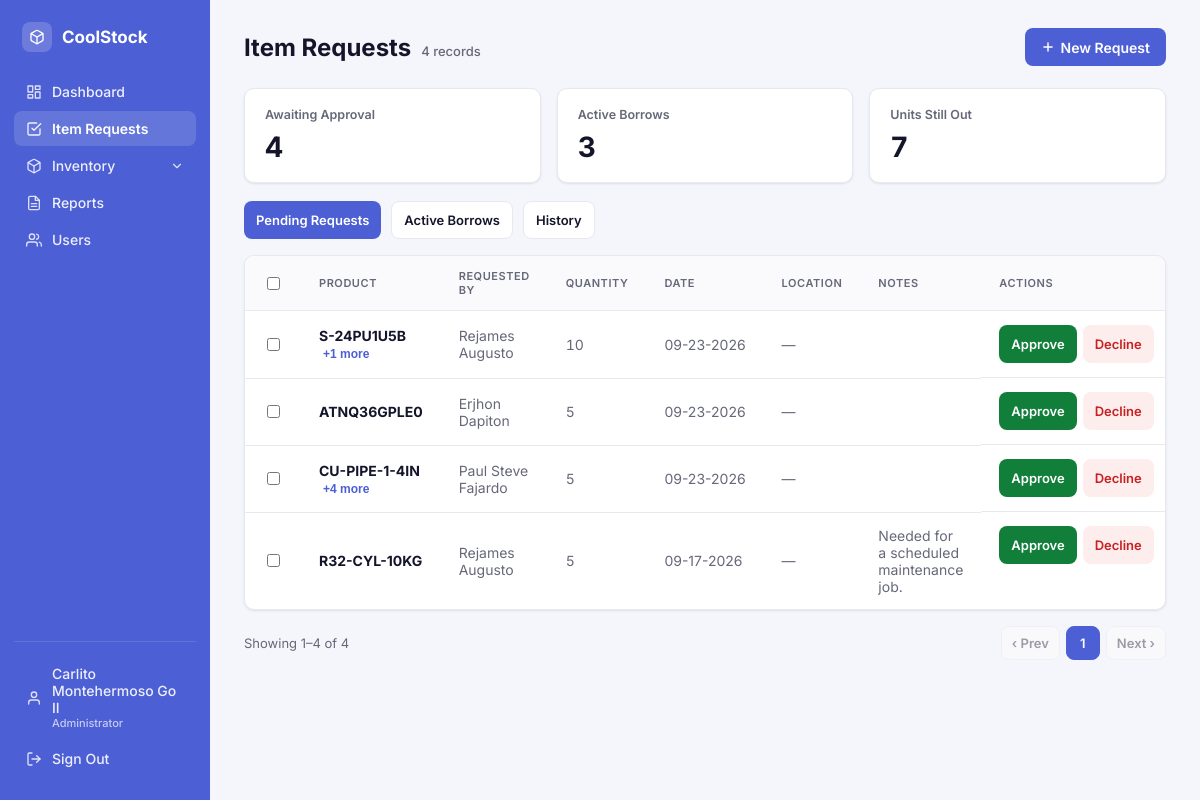
Page /index.php?module=requests&action=index (signed in) on the committed database.
### tables this page shows
CREATE TABLE `transactions` (
  `transaction_id` int(11) NOT NULL,
  `item_id` int(11) DEFAULT NULL,
  `location_id` int(11) DEFAULT NULL,
  `to_location_id` int(11) DEFAULT NULL,
  `transaction_type` enum('item_request','borrow','return','stock_in','stock_out','delivery','transfer') NOT NULL,
  `reference_number` varchar(20) DEFAULT NULL,
  `manually_added` tinyint(1) NOT NULL DEFAULT 0,
  `quantity` int(11) NOT NULL,
  `serial_number` varchar(100) DEFAULT NULL,
  `transaction_date` date DEFAULT NULL,
  `technician_name` varchar(100) DEFAULT NULL,
  `user_id` int(11) DEFAULT NULL,
  `supplier_name` varchar(150) DEFAULT NULL,
  `notes` text DEFAULT NULL,
  `source` enum('manual','auto') NOT NULL DEFAULT 'manual',
  `status` enum('pending','active','completed','declined') NOT NULL DEFAULT 'completed',
  `related_transaction_id` int(11) DEFAULT NULL,
  `damaged_quantity` int(11) DEFAULT NULL,
  `created_at` timestamp NOT NULL DEFAULT current_timestamp()
);

CREATE TABLE `inventory_items` (
  `item_id` int(11) NOT NULL,
  `category_id` int(11) DEFAULT NULL,
  `brand_id` int(11) DEFAULT NULL,
  `item_type_id` int(11) DEFAULT NULL,
  `model` varchar(100) NOT NULL,
  `energy_rating` varchar(20) DEFAULT NULL,
  `monthly_consumption` decimal(10,2) DEFAULT NULL,
  `cooling_capacity` varchar(50) DEFAULT NULL,
  `refrigerant` varchar(50) DEFAULT NULL,
  `installation_type` varchar(50) DEFAULT NULL,
  `power_input` varchar(50) DEFAULT NULL,
  `year` int(11) DEFAULT NULL,
  `image_path` varchar(255) DEFAULT NULL
);

### Views/requests/index.php (the view, shortened to what the rows shown need)
<?php
$tab = $_GET['tab'] ?? 'pending';
$isStaff = has_role('admin', 'warehouse_staff');
$isTechnician = has_role('technician');
if (!($ajaxFragment ?? false)) {
    require __DIR__ . '/../partials/header.php';
}
?>
        <?php if (!($ajaxFragment ?? false)): ?>
        <div class="page-header">
            <div class="page-title-group">
                <h1 class="page-title">Item Requests</h1>
            </div>
        </div>
        <?php endif; ?>
        <div id="requestsListContainer" data-ajax-list data-ajax-var="">
        <div class="table-card">
            <table id="requestsTable">
                <?php if ($tab === 'pending'): ?>
                <thead>
                    <tr>
                        <?php if ($isStaff): ?><th style="width:34px;"><input type="checkbox" id="pendingSelectAll" onchange="togglePendingSelectAll(this)"></th><?php endif; ?>
                        <th>Product</th>
                        <?php if (!$isTechnician): ?><th>Requested By</th><?php endif; ?>
                        <th>Quantity</th>
                        <th class="cell-nowrap">Date</th>
                        <th>Location</th>
                        <th>Notes</th>
                        <?php if ($isStaff): ?><th style="width:170px;">Actions</th><?php endif; ?>
                    </tr>
                </thead>
                <tbody>
                    <?php $pendingCols = 5 + ($isTechnician ? 0 : 1) + ($isStaff ? 2 : 0); ?>
                    <?php if (empty($requests)): ?>
                        <tr class="empty-row"><td colspan="<?= $pendingCols ?>">
                            <?= $isTechnician
                                ? 'You have no requests waiting for approval.'
                                : 'No pending requests.' ?>
                        </td></tr>
                    <?php else: ?>
                        <?php foreach ($requests as $r): ?>
                            <?php
                            $lineCount = (int) ($r['line_count'] ?? 1);
                            $isBatch = $lineCount > 1;
                            $displayName = htmlspecialchars($r['model'] ?? 'Unknown product');
                            $actionLabel = $isBatch ? ($lineCount . ' items') : ($r['model'] ?? 'this item');
                            ?>
                            <tr>
                                <?php if ($isStaff): ?>
                                <td><input type="checkbox" class="pending-request-check" value="<?= (int) $r['transaction_id'] ?>" data-item-type-id="<?= (int) ($r['item_type_id'] ?? 0) ?>" data-is-batch="<?= $isBatch ? '1' : '0' ?>" onchange="syncBulkApproveBar()"></td>
                                <?php endif; ?>
                                <td>
                                    <strong><?= $displayName ?></strong>
                                    <?php if ($isBatch): ?>
                                        <button type="button" class="text-link" style="background:none;border:none;padding:0;margin-left:4px;font-size:12px;cursor:pointer;"
                                                onclick="openRequestBatchModal(<?= htmlspecialchars(json_encode($r['reference_number']), ENT_QUOTES) ?>, <?= $lineCount ?>, <?= htmlspecialchars(json_encode($r['requested_by_name'] ?? $r['technician_name'] ?? ''), ENT_QUOTES) ?>)">+<?= $lineCount - 1 ?> more</button>
                                    <?php endif; ?>
                                </td>
                                <?php if (!$isTechnician): ?>
                                <td class="cell-muted"><?= htmlspecialchars($r['requested_by_name'] ?? $r['technician_name'] ?? '—') ?></td>
                                <?php endif; ?>
                                <td class="cell-id"><?= (int) $r['total_quantity'] ?></td>
                                <td class="cell-muted cell-nowrap"><?= htmlspecialchars(format_datetime($r['transaction_date'])) ?></td>
                                <td class="cell-muted"><?= htmlspecialchars($r['location_name'] ?? '—') ?></td>
                                <td class="cell-muted"><?= htmlspecialchars($r['notes'] ?? '—') ?></td>
                                <?php if ($isStaff): ?>
                                <td class="actions">
                                    <button type="button" class="btn btn-success btn-sm" onclick="openApproveModal(<?= (int) $r['transaction_id'] ?>)">Approve</button>
                                    <button type="button" class="btn btn-danger btn-sm"
                                            onclick="openDeclineModal(<?= (int) $r['transaction_id'] ?>, <?= htmlspecialchars(json_encode($actionLabel), ENT_QUOTES) ?>)">Decline</button>
                                </td>
                                <?php endif; ?>
                            </tr>
                        <?php endforeach; ?>
                    <?php endif; ?>
                </tbody>
                <?php endif; ?>
            </table>
        </div>
        </div>
<?php require __DIR__ . '/../partials/footer.php'; ?>

### rows in the picture
transactions: item.model "S-24PU1U5B", lineCount "1", technician_name "Rejames Augusto", total_quantity "10", transaction_date "09-23-2026", location_name "—"
transactions: item.model "ATNQ36GPLE0", technician_name "Erjhon Dapiton", total_quantity "5", transaction_date "09-23-2026", location_name "—"
transactions: item.model "CU-PIPE-1-4IN", lineCount "4", technician_name "Paul Steve Fajardo", total_quantity "5", transaction_date "09-23-2026", location_name "—"
transactions: item.model "R32-CYL-10KG", technician_name "Rejames Augusto", total_quantity "5", transaction_date "09-17-2026", location_name "—", notes "Needed for a scheduled maintenance job."

### other values in the picture
$viewer['full_name'] "Carlito Montehermoso Go II"
User::roleLabel($viewer['role']) "Administrator"
$count "4"
$summary['pending'] "4"
$summary['active'] "3"
$summary['outstandingUnits'] "7"
requestTabLabel('pending', $isTechnician) "Pending Requests"
requestTabLabel('active', $isTechnician) "Active Borrows"
requestTabLabel('history', $isTechnician) "History"
$startRow "1"
$endRow "4"
$pagination['totalCount'] "4"
$p "1"
